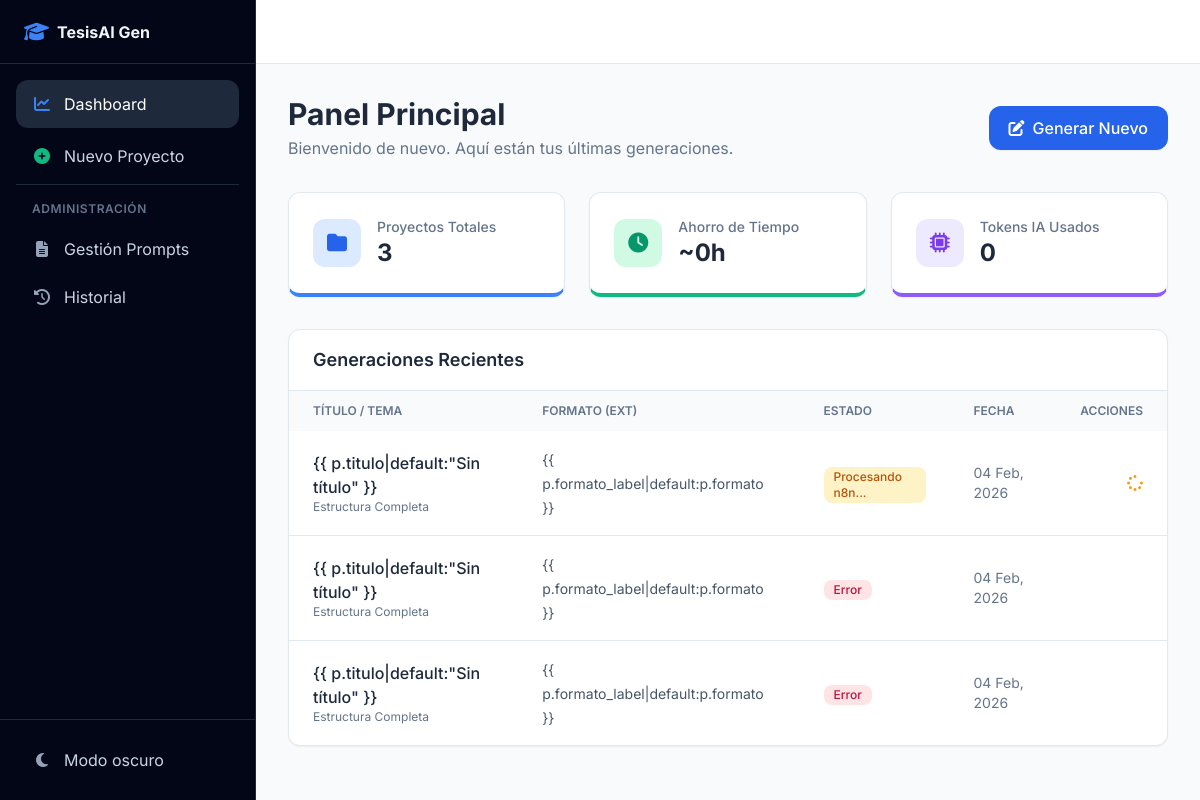
/dashboard/, run on the app's committed database.
### infrastructure/django_app/models.py (models this page shows)
class ProyectoModel(models.Model):
    ESTADOS = [
        ("pendiente", "Pendiente"),
        ("enviado", "Enviado"),
        ("procesando", "Procesando"),
        ("completado", "Completado"),
        ("error", "Error"),
    ]
    titulo = models.CharField(max_length=500, blank=True)
    usuario = models.CharField(max_length=255, default="anon")
    formato = models.CharField(max_length=100)  # id_externo del FormatoTesis
    formato_label = models.CharField(max_length=255, blank=True)
    prompt_usado = models.CharField(max_length=255)
    prompt_titulo = models.CharField(max_length=255, blank=True)
    estado = models.CharField(max_length=50, choices=ESTADOS, default="procesando")
    variables = models.JSONField(default=dict, null=True, blank=True)
    tokens_usados = models.PositiveIntegerField(default=0)
    horas_estimadas = models.FloatField(default=0)  # Ahorro de tiempo aproximado
    creado_en = models.DateTimeField(auto_now_add=True)
    actualizado_en = models.DateTimeField(auto_now=True)
    class Meta:
        db_table = "gica_proyectos"
        verbose_name = "Proyecto"
        verbose_name_plural = "Proyectos"

### infrastructure/django_app/views.py (the view)
# urls.py: path("dashboard/", views.DashboardView.as_view(), name="dashboard"),
class DashboardView(View):
    def get(self, request):
        proyectos = ProyectoModel.objects.all().order_by("-creado_en")[:10]
        total_proyectos = ProyectoModel.objects.count()
        agg = ProyectoModel.objects.aggregate(
            total_horas=Sum("horas_estimadas"),
            total_tokens=Sum("tokens_usados"),
        )
        total_horas = agg["total_horas"] or 0
        total_tokens = agg["total_tokens"] or 0
        return render(
            request,
            "dashboard/dashboard.html",
            {
                "proyectos": proyectos,
                "total_proyectos": total_proyectos,
                "total_horas": round(total_horas, 1),
                "total_tokens": total_tokens,
            },
        )

### templates/dashboard/dashboard.html (shortened to what this page needs)
{% extends "base.html" %}
{% block content %}
<div class="space-y-8">
    <div class="flex flex-col sm:flex-row sm:items-center sm:justify-between gap-4">
        <div>
            <h1 class="text-2xl lg:text-3xl font-bold text-slate-800 dark:text-slate-100">Panel Principal</h1>
            <p class="mt-1 text-slate-500 dark:text-slate-400">Bienvenido de nuevo. Aquí están tus últimas generaciones.
            </p>
        </div>
        <a href="{% url 'wizard_generacion' %}"
            class="inline-flex items-center gap-2 px-5 py-2.5 bg-blue-600 hover:bg-blue-700 text-white font-medium rounded-xl shadow-sm transition-colors">
            <i class="fas fa-pen-to-square"></i>
            <span>Generar Nuevo</span>
        </a>
    </div>
    <div class="grid grid-cols-1 sm:grid-cols-3 gap-4 lg:gap-6">
        <div
            class="bg-white dark:bg-slate-800 rounded-xl shadow-sm border border-slate-200 dark:border-slate-700 p-6 hover:shadow-md transition-shadow border-b-4 border-b-blue-500">
            <div class="flex items-center gap-4">
                <div class="w-12 h-12 rounded-xl bg-blue-100 dark:bg-blue-900/40 flex items-center justify-center">
                    <i class="fas fa-folder text-blue-600 dark:text-blue-400 text-xl"></i>
                </div>
                <div>
                    <p class="text-sm font-medium text-slate-500 dark:text-slate-400">Proyectos Totales</p>
                    <p class="text-2xl font-bold text-slate-800 dark:text-slate-100">{{ total_proyectos }}</p>
                </div>
            </div>
        </div>
        <div
            class="bg-white dark:bg-slate-800 rounded-xl shadow-sm border border-slate-200 dark:border-slate-700 p-6 hover:shadow-md transition-shadow border-b-4 border-b-emerald-500">
            <div class="flex items-center gap-4">
                <div
                    class="w-12 h-12 rounded-xl bg-emerald-100 dark:bg-emerald-900/40 flex items-center justify-center">
                    <i class="fas fa-clock text-emerald-600 dark:text-emerald-400 text-xl"></i>
                </div>
                <div>
                    <p class="text-sm font-medium text-slate-500 dark:text-slate-400">Ahorro de Tiempo</p>
                    <p class="text-2xl font-bold text-slate-800 dark:text-slate-100">~{{ total_horas }}h</p>
                </div>
            </div>
        </div>
        <div
            class="bg-white dark:bg-slate-800 rounded-xl shadow-sm border border-slate-200 dark:border-slate-700 p-6 hover:shadow-md transition-shadow border-b-4 border-b-violet-500">
            <div class="flex items-center gap-4">
                <div class="w-12 h-12 rounded-xl bg-violet-100 dark:bg-violet-900/40 flex items-center justify-center">
                    <i class="fas fa-microchip text-violet-600 dark:text-violet-400 text-xl"></i>
                </div>
                <div>
                    <p class="text-sm font-medium text-slate-500 dark:text-slate-400">Tokens IA Usados</p>
                    <p class="text-2xl font-bold text-slate-800 dark:text-slate-100">{{ total_tokens|default:"0" }}</p>
                </div>
            </div>
        </div>
    </div>
    <div
        class="bg-white dark:bg-slate-800 rounded-xl shadow-sm border border-slate-200 dark:border-slate-700 overflow-hidden">
        <div class="px-6 py-4 border-b border-slate-200 dark:border-slate-700">
            <h2 class="text-lg font-semibold text-slate-800 dark:text-slate-100">Generaciones Recientes</h2>
        </div>
        <div class="overflow-x-auto">
            <table class="w-full">
                <thead class="bg-slate-50 dark:bg-slate-700/50">
                    <tr>
                        <th
                            class="px-6 py-3 text-left text-xs font-semibold text-slate-500 dark:text-slate-400 uppercase">
                            Título / Tema</th>
                        <th
                            class="px-6 py-3 text-left text-xs font-semibold text-slate-500 dark:text-slate-400 uppercase">
                            Formato (Ext)</th>
                        <th
                            class="px-6 py-3 text-left text-xs font-semibold text-slate-500 dark:text-slate-400 uppercase">
                            Estado</th>
                        <th
                            class="px-6 py-3 text-left text-xs font-semibold text-slate-500 dark:text-slate-400 uppercase">
                            Fecha</th>
                        <th
                            class="px-6 py-3 text-right text-xs font-semibold text-slate-500 dark:text-slate-400 uppercase">
                            Acciones</th>
                    </tr>
                </thead>
                <tbody class="divide-y divide-slate-200 dark:divide-slate-700">
                    {% for p in proyectos %}
                    <tr class="hover:bg-slate-50 dark:hover:bg-slate-700/30 transition-colors">
                        <td class="px-6 py-4">
                            <div>
                                <p class="font-medium text-slate-800 dark:text-slate-100">{{ p.titulo|default:"Sin
                                    título" }}</p>
                                <p class="text-xs text-slate-500 dark:text-slate-400">{{ p.prompt_titulo }}</p>
                            </div>
                        </td>
                        <td class="px-6 py-4">
                            <span class="text-sm text-slate-600 dark:text-slate-300">{{
                                p.formato_label|default:p.formato }}</span>
                        </td>
                        <td class="px-6 py-4">
                            <span
                                class="inline-flex items-center px-2.5 py-0.5 rounded-lg text-xs font-medium
                                {% if p.estado == 'completado' %}bg-emerald-100 dark:bg-emerald-900/40 text-emerald-700 dark:text-emerald-300
                                {% elif p.estado == 'procesando' %}bg-amber-100 dark:bg-amber-900/40 text-amber-700 dark:text-amber-300
                                {% elif p.estado == 'error' %}bg-rose-100 dark:bg-rose-900/40 text-rose-700 dark:text-rose-300
                                {% else %}bg-slate-100 dark:bg-slate-700 text-slate-600 dark:text-slate-400{% endif %}">
                                {% if p.estado == 'procesando' %}Procesando n8n...
                                {% else %}{{ p.get_estado_display }}{% endif %}
                            </span>
                        </td>
                        <td class="px-6 py-4 text-sm text-slate-500 dark:text-slate-400">{{ p.creado_en|date:"d M, Y" }}
                        </td>
                        <td class="px-6 py-4 text-right">
                            {% if p.estado == 'completado' %}
                            <button
                                class="p-2 rounded-lg text-slate-500 hover:text-blue-600 hover:bg-blue-50 dark:hover:bg-blue-900/30"
                                title="Descargar">
                                <i class="fas fa-download"></i>
                            </button>
                            {% elif p.estado == 'procesando' %}
                            <i class="fas fa-spinner fa-spin text-amber-500"></i>
                            {% endif %}
                        </td>
                    </tr>
                    {% endfor %}
                </tbody>
            </table>
        </div>
    </div>
</div>
{% endblock %}

### data on the page
ProyectoModel: prompt_titulo "Estructura Completa", estado "Procesando n8n...", creado_en "04 Feb, 2026"
ProyectoModel: prompt_titulo "Estructura Completa", estado "Error", creado_en "04 Feb, 2026"
ProyectoModel: prompt_titulo "Estructura Completa", estado "Error", creado_en "04 Feb, 2026"

### other printed values
{{ total_proyectos }} "3"
{{ total_horas }} "0"
{{ total_tokens|default:"0" }} "0"
